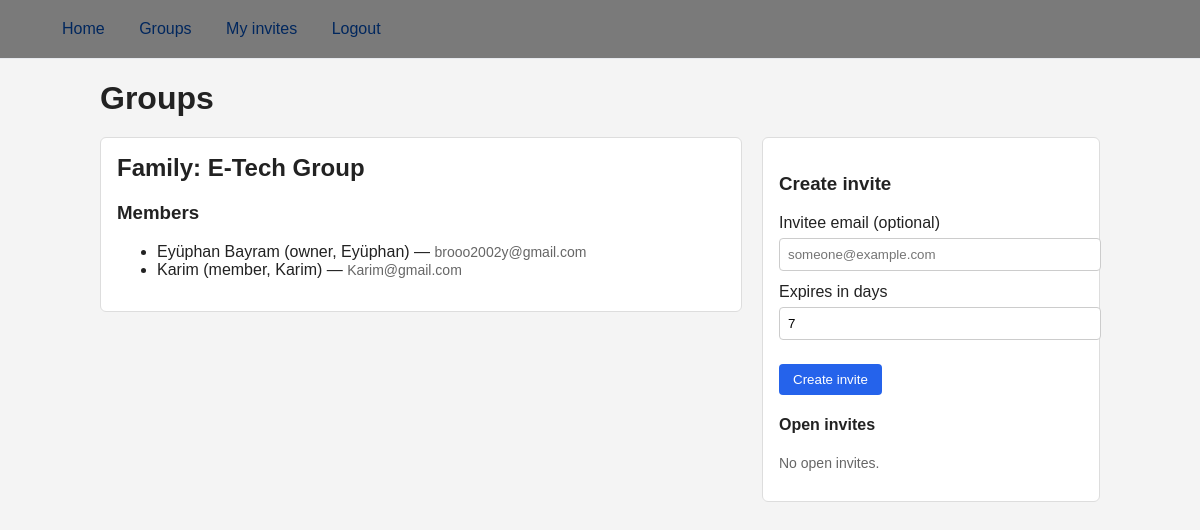
Screenshot of /public/groups.php?view=family&family_id=1 (signed in) with the database file from the repository.
### tables this page shows
CREATE TABLE `families` (
  `id` int NOT NULL,
  `family_name` varchar(100) NOT NULL,
  `created_at` datetime NOT NULL DEFAULT CURRENT_TIMESTAMP
);

CREATE TABLE `family_memberships` (
  `user_id` int NOT NULL,
  `family_id` int NOT NULL,
  `family_role` enum('owner','admin','member') NOT NULL DEFAULT 'member',
  `relation_label` varchar(50) DEFAULT NULL
);

CREATE TABLE `users` (
  `id` int NOT NULL,
  `email` varchar(255) NOT NULL,
  `display_name` varchar(100) DEFAULT NULL,
  `password_hash` varchar(255) NOT NULL,
  `created_at` datetime NOT NULL DEFAULT CURRENT_TIMESTAMP
);

### lib/auth.php (called while the page is built, shortened)
<?php
function is_family_admin(PDO $pdo, int $userId, int $familyId): bool {
  $st = $pdo->prepare('SELECT family_role FROM family_memberships WHERE user_id=? AND family_id=? LIMIT 1');
  $st->execute([$userId, $familyId]);
  $role = $st->fetchColumn();
  return in_array($role, ['owner','admin'], true);
}

### public/groups.php (the view, shortened to what this page needs)
<?php
require_once __DIR__ . '/../lib/auth.php';
$errors = [];
$view     = $_GET['view']   ?? 'list';
$familyId = isset($_GET['family_id']) ? (int)$_GET['family_id'] : 0;
$family = null; $members = $openInvites = [];
if ($view === 'family' && $familyId > 0) {
  if (!is_family_member($pdo, $_SESSION['user_id'], $familyId)) {
    $errors[] = 'You are not a member of this family.'; $view = 'list';
  } else {
    $st = $pdo->prepare('SELECT id,family_name FROM families WHERE id=?');
    $st->execute([$familyId]); $family = $st->fetch();
    $st = $pdo->prepare('
      SELECT u.id, u.email, u.display_name, fm.family_role, fm.relation_label
      FROM family_memberships fm
      JOIN users u ON u.id=fm.user_id
      WHERE fm.family_id=?
      ORDER BY u.display_name IS NULL, u.display_name, u.email
    ');
    $st->execute([$familyId]); $members = $st->fetchAll();
    $st = $pdo->prepare('
      SELECT id, token, email, expires_at
      FROM family_invites
      WHERE family_id=? AND used_at IS NULL
            AND (expires_at IS NULL OR expires_at > NOW())
      ORDER BY id DESC
    ');
    $st->execute([$familyId]); $openInvites = $st->fetchAll();
  }
}
?>
<!doctype html>
<html lang="en">
<head>
</head>
<body>
<nav>
  <div class="nav-inner">
    <a href="/Journeys-media/public/index.php">Home</a>
    <a href="/Journeys-media/public/groups.php?view=list">Groups</a>
    <a href="/Journeys-media/public/groups.php?view=myinvites">My invites</a>
    <a href="/Journeys-media/public/logout.php">Logout</a>
  </div>
</nav>
<div class="container page">
  <h1>Groups</h1>
  <?php if ($view === 'family' && $family): ?>
    <div class="row">
      <div class="card" style="flex:2">
        <h2>Family: <?= htmlspecialchars($family['family_name']) ?></h2>
        <h3>Members</h3>
        <ul>
          <?php foreach ($members as $m): ?>
            <li>
              <?= htmlspecialchars($m['display_name'] ?: $m['email']) ?>
              (<?= htmlspecialchars($m['family_role']) ?><?= $m['relation_label'] ? ', '.htmlspecialchars($m['relation_label']) : '' ?>)
              — <span class="muted"><?= htmlspecialchars($m['email']) ?></span>
            </li>
          <?php endforeach; ?>
        </ul>
      </div>
      <div class="card">
        <?php if (is_family_admin($pdo, $_SESSION['user_id'], (int)$family['id'])): ?>
          <h3>Create invite</h3>
          <form method="post">
            <div class="form-row">
              <div>
                <label>Invitee email (optional)</label>
                <input type="email" name="email" placeholder="someone@example.com">
              </div>
              <div>
                <label>Expires in days</label>
                <input type="number" name="expires_days" value="7" min="1" max="30">
              </div>
            </div>
            <div class="spacer"></div>
            <button type="submit" class="btn">Create invite</button>
          </form>
          <h4 class="section-title">Open invites</h4>
          <?php if (!$openInvites): ?>
            <p class="muted">No open invites.</p>
          <?php endif; ?>
        <?php else: ?>
          <p class="muted">You are a member. Only admins/owner can create invites.</p>
        <?php endif; ?>
      </div>
    </div>
  <?php endif; ?>
</div>
</body>
</html>

### public/groups.php (style rules this page uses)
body { margin: 0; font-family: Arial, Helvetica, sans-serif; background: #f4f4f4; color: #222; }
nav { background: #7a7a7a; border-bottom: 1px solid #e7e9ee; position: sticky; top: 0; z-index: 10; }
nav .nav-inner { max-width: 1100px; margin: 0 auto; padding: 12px 24px; color: black }
nav a { display: inline-block; padding: 8px 12px; margin-right: 6px; text-decoration: none; color: #00275e; border-radius: 8px; }
.container.page { max-width: 1000px; margin: 20px auto; padding: 0 16px; }
h1 { margin-bottom: 20px; }
h2 { margin-top: 0; }
.col, .row { display: flex; gap: 20px; align-items: flex-start; }
.card { background: #ffffff; border: 1px solid #ddd; border-radius: 6px; padding: 16px; flex: 1; }
.btn { background: #2563eb; color: #fff; border: none; padding: 8px 14px; border-radius: 4px; cursor: pointer; }
input, select { width: 100%; padding: 8px; margin-top: 6px; margin-bottom: 12px; border: 1px solid #ccc; border-radius: 4px; }
.muted { color: #666; font-size: 14px; }
.spacer { height: 12px; }

### rows the page displays
families: family_name "E-Tech Group"
family_memberships: user.display_name "Eyüphan Bayram", family_role "owner", relation_label "Eyüphan", user.email "brooo2002y@gmail.com"
family_memberships: user.display_name "Karim", family_role "member", relation_label "Karim", user.email "Karim@gmail.com"
